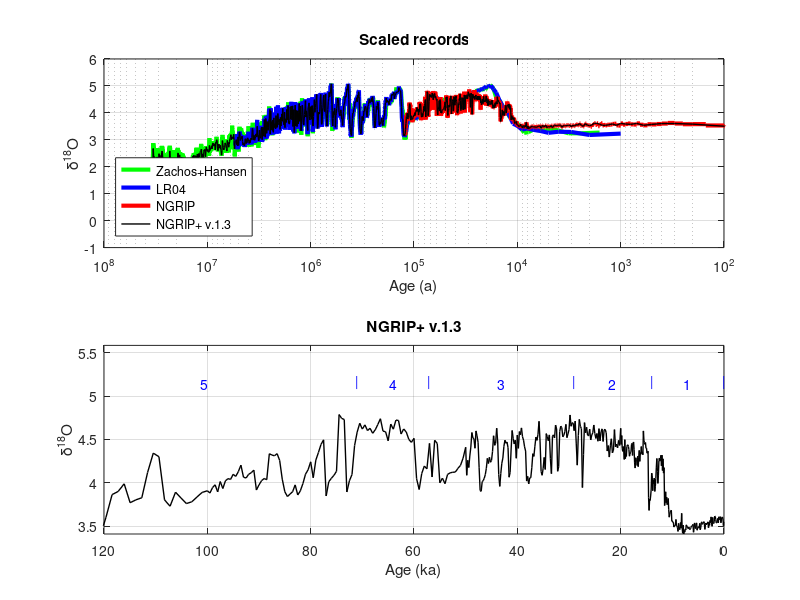

Here is the MATLAB script that generated this plot:
function [ ] = make_climatecurves()

%% Written by Ángel Rodés -- SUERC
% angelrodes@gmail.com
% 2018

% This script generates paleo-climate curves:
%  -Ages
%  -d18O: combined curves from NGRIP, LR04, Zachos et al. (2008) 
%    and Hansen et al. (2013), scaled to LR04 (Lisiecki & Raymo, 2005)
%  -MIS names and MIS start and end ages

% Version
climatecurves.ver='NGRIP+ v.1.3';

%% load LR04 data
% Lisiecki, L. E., and M. E. Raymo (2005), A Pliocene-
% Pleistocene stack of 57 globally distributed benthic d18O records, 
% Paleoceanography,20, PA1003, doi:10.1029/2004PA001071.
data=csvread('LR04.csv');
LR04.age=1000*data(:,1)';
LR04.d18O=data(:,2)';

%% load and scale NGRIP data
% North Greenland Ice Core Project members (2004)
% High-resolution record of Northern Hemisphere climate extending into the
% last interglacial period. Nature 431(7005):147-151. 
data=csvread('NGRIP.csv');
NGRIP.age=data(:,1)';
NGRIP.d8Otemp=data(:,2)';
p = polyfit(NGRIP.d8Otemp,interp1(LR04.age,LR04.d18O,NGRIP.age),1);
NGRIP.d18O=polyval(p,NGRIP.d8Otemp); % scale to LR04

%% Load an scale Zachos et al. (2008) and Hansen et al. (2013) data
% SOURCE: http://www.columbia.edu/~mhs119/Sensitivity+SL+CO2/Table.txt
% NAME OF DATA SET: Cenozoic Global Deep-Sea Stable Isotope Data
% LAST UPDATE: 10/2008 (Original receipt by WDC Paleo)
% CONTRIBUTOR: Jim Zachos, University of California, Santa Cruz
% IGBP PAGES/WDCA CONTRIBUTION SERIES NUMBER: 2008-098
% WDC PALEO CONTRIBUTION SERIES CITATION: 
% Zachos, J., et al. 2008.
% Cenozoic Global Deep-Sea Stable Isotope Data. 
% IGBP PAGES/World Data Center for Paleoclimatology 
% Data Contribution Series # 2008-098. 
% NOAA/NCDC Paleoclimatology Program, Boulder CO, USA.
data=csvread('Zachos2008Hansen2013.csv');
ZACHOS.age=1e6*data(:,1)';
ZACHOS.d8Otemp=data(:,2)';
p = polyfit(interp1(ZACHOS.age,ZACHOS.d8Otemp,LR04.age(LR04.age>min(ZACHOS.age))),LR04.d18O(LR04.age>min(ZACHOS.age)),1);
ZACHOS.d18O=polyval(p,ZACHOS.d8Otemp); % scale to LR04

%% combine curves
climatecurves.age=[NGRIP.age,LR04.age(LR04.age>max(NGRIP.age)),ZACHOS.age(ZACHOS.age>max(LR04.age))];
climatecurves.d18O=[NGRIP.d18O,LR04.d18O(LR04.age>max(NGRIP.age)),ZACHOS.d18O(ZACHOS.age>max(LR04.age))];

%% remove duplicated ages
[~,ia,~] = unique(climatecurves.age,'first');
climatecurves.age=climatecurves.age(ia);
climatecurves.d18O=climatecurves.d18O(ia);

%% simplify curve for cosmonuclide accumulation
% newages=[PALEO.age(PALEO.age<100e3),10.^(5:log10(1.005):log10(max(PALEO.age)))]; % 0.5% increase after 100ka
newages=[0:10:90,...
    100:100:20e3-100,...
    20e3:200:50e3-200,...
    50e3:500:1e5-200,...
    10.^(5:log10(1.01):log10(max(climatecurves.age)))]; % 1% increase after 100ka
newd18O=interp1(climatecurves.age,climatecurves.d18O,newages);
climatecurves.age=newages;
climatecurves.d18O=newd18O;

%% MIS names and ages
climatecurves.MISname=[{'1'},{'2'},{'3'},{'4'},{'5'},{'6'},{'7'},{'8'},{'9'},{'10'},{'11'},{'12'},{'13'},{'14'},{'15'},{'16'},{'17'},{'18'},{'19'},{'20'},{'21'},{'22'},{'23'},{'24'},{'25'},{'26'},{'27'},{'28'},{'29'},{'30'},{'31'},{'32'},{'33'},{'34'},{'35'},{'36'},{'37'},{'38'},{'39'},{'40'},{'41'},{'42'},{'43'},{'44'},{'45'},{'46'},{'47'},{'48'},{'49'},{'50'},{'51'},{'52'},{'53'},{'54'},{'55'},{'56'},{'57'},{'58'},{'59'},{'60'},{'61'},{'62'},{'63'},{'64'},{'65'},{'66'},{'67'},{'68'},{'69'},{'70'},{'71'},{'72'},{'73'},{'74'},{'75'},{'76'},{'77'},{'78'},{'79'},{'80'},{'81'},{'82'},{'83'},{'84'},{'85'},{'86'},{'87'},{'88'},{'89'},{'90'},{'91'},{'92'},{'93'},{'94'},{'95'},{'96'},{'97'},{'98'},{'99'},{'100'},{'101'},{'102'},{'103'},{'104'},{'G1'},{'G2'},{'G3'},{'G4'},{'G5'},{'G6'},{'G7'},{'G8'},{'G9'},{'G10'},{'G11'},{'G12'},{'G13'},{'G14'},{'G15'},{'G16'},{'G17'},{'G18'},{'G19'},{'G20'},{'G21'},{'G22'},{'K1'},{'K2'},{'KM1'},{'KM2'},{'KM3'},{'KM4'},{'KM5'},{'KM6'},{'M1'},{'M2'},{'MG1'},{'MG2'},{'MG3'},{'MG4'},{'MG5'},{'MG6'},{'MG7'},{'MG8'},{'MG9'},{'MG10'},{'MG11'},{'MG12'},{'Gi1'},{'Gi2'},{'Gi3'},{'Gi4'},{'Gi5'},{'Gi6'},{'Gi7'},{'Gi8'},{'Gi9'},{'Gi10'},{'Gi11'},{'Gi12'},{'Gi13'},{'Gi14'},{'Gi15'},{'Gi16'},{'Gi17'},{'Gi18'},{'Gi19'},{'Gi20'},{'Gi21'},{'Gi22'},{'Gi23'},{'Gi24'},{'Gi25'},{'Gi26'},{'Gi27'},{'Gi28'},{'Co1'},{'Co2'},{'Co3'},{'Co4'},{'CN1'},{'CN2'},{'CN3'},{'CN4'},{'CN5'},{'CN6'},{'CN7'},{'CN8'},{'N1'},{'N2'},{'N3'},{'N4'},{'N5'},{'N6'},{'N7'},{'N8'},{'N9'},{'N10'},{'NS1'},{'NS2'},{'NS3'},{'NS4'},{'NS5'},{'NS6'},{'Si1'},{'Si2'},{'Si3'},{'Si4'},{'Si5'},{'Si6'},{'ST1'},{'ST2'},{'ST3'},{'ST4'},{'T1'},{'T2'},{'T3'},{'T4'},{'T5'},{'T6'},{'T7'},{'T8'},{'TG1'},{'TG2'},{'TG3'},{'TG4'},{'TG5'},{'TG6'}];
climatecurves.MISend=1e3*[0,14,29,57,71,130,191,243,300,337,374,424,478,533,563,621,676,712,761,790,814,866,900,917,936,959,970,982,1014,1031,1062,1081,1104,1114,1141,1190,1215,1244,1264,1286,1304,1320,1344,1362,1383,1405,1424,1452,1469,1492,1510,1530,1547.5,1570,1585,1608,1628.5,1642.5,1670,1697.5,1715,1743,1758,1782,1802.5,1816,1826,1832.5,1849,1859.5,1875,1898,1915,1941,1965,1990,2017,2043,2088,2103,2125,2146,2168,2192,2207.5,2236,2250,2273,2291,2309,2333,2350,2373,2387,2407,2427,2452,2477,2494,2510,2540,2554,2575,2595,2614,2638,2652,2681,2690,2704,2730,2759,2777,2798,2820,2838,2858,2876,2893,2913,2937,2966,2982.5,2999,3025,3039,3055,3087,3097,3119,3150,3167,3184,3212,3238,3264,3312,3332,3347,3372,3387,3444,3471,3517,3532,3546,3566,3578,3592,3619,3637,3660,3676,3705,3719,3742,3752,3768,3798,3822,3835,3862,3879,3912,3923,3939,3952,3978,4007,4029,4048,4085,4098,4146,4175,4192,4211,4232,4259,4286,4303,4327,4335,4356,4371,4395,4420,4446,4457,4487,4508,4523,4538,4570,4587,4603,4622,4648,4658,4684,4702.5,4722.5,4737,4766,4778,4807,4821,4840,4860,4883,4904,4931,4952.5,4976,4985,5002,5016,5038,5070,5094,5116,5165,5188,5241,5266,5289,5301,5315];
climatecurves.MISstart=1e3*[14,29,57,71,130,191,243,300,337,374,424,478,533,563,621,676,712,761,790,814,866,900,917,936,959,970,982,1014,1031,1062,1081,1104,1114,1141,1190,1215,1244,1264,1286,1304,1320,1344,1362,1383,1405,1424,1452,1469,1492,1510,1530,1547.5,1570,1585,1608,1628.5,1642.5,1670,1697.5,1715,1743,1758,1782,1802.5,1816,1826,1832.5,1849,1859.5,1875,1898,1915,1941,1965,1990,2017,2043,2088,2103,2125,2146,2168,2192,2207.5,2236,2250,2273,2291,2309,2333,2350,2373,2387,2407,2427,2452,2477,2494,2510,2540,2554,2575,2595,2614,2638,2652,2681,2690,2704,2730,2759,2777,2798,2820,2838,2858,2876,2893,2913,2937,2966,2982.5,2999,3025,3039,3055,3087,3097,3119,3150,3167,3184,3212,3238,3264,3312,3332,3347,3372,3387,3444,3471,3517,3532,3546,3566,3578,3592,3619,3637,3660,3676,3705,3719,3742,3752,3768,3798,3822,3835,3862,3879,3912,3923,3939,3952,3978,4007,4029,4048,4085,4098,4146,4175,4192,4211,4232,4259,4286,4303,4327,4335,4356,4371,4395,4420,4446,4457,4487,4508,4523,4538,4570,4587,4603,4622,4648,4658,4684,4702.5,4722.5,4737,4766,4778,4807,4821,4840,4860,4883,4904,4931,4952.5,4976,4985,5002,5016,5038,5070,5094,5116,5165,5188,5241,5266,5289,5301,5315,5320];

% %% generate a paleotemperature curve (not used)
% temperatures=[-6,0]; % references for maximum d18O <115 ka and mean dO18 <100 a
% % see https://en.wikipedia.org/wiki/File:All_palaeotemps.png#Summary
% deltas=[max(PALEO.d18O(PALEO.age<115000)),mean(PALEO.d18O(PALEO.age<100))];
% p = polyfit(deltas,temperatures,1);
% PALEO.temp=polyval(p,PALEO.d18O);

% save climatecurves climatecurves
save('climatecurves.mat','climatecurves','-v7')

%% plot curves
figure('units','normalized','outerposition',[0 0.5 0.5 0.5],'Name','Climate proxy')
subplot(2,1,1)
hold on
% plot(climatecurves.age,climatecurves.d18O,'-','Color',[0.7 0.7 0.7],'LineWidth',3)
plot(ZACHOS.age,ZACHOS.d18O,'-g','LineWidth',3)
plot(LR04.age,LR04.d18O,'-b','LineWidth',3)
plot(NGRIP.age,NGRIP.d18O,'-r','LineWidth',3)
plot(climatecurves.age,climatecurves.d18O,'-','Color','k','LineWidth',1)
legend('Zachos+Hansen','LR04','NGRIP',climatecurves.ver,...
    'Location','southwest')
ylabel('\delta^{18}O')
set(gca, 'Xdir', 'reverse')
xlabel('Age (a)')
set(gca, 'XScale', 'log')
xlim([1e2 1e8])
box on 
grid on
title('Scaled records')

subplot(2,1,2)
hold on
plot(climatecurves.age/1e3,climatecurves.d18O,'-','Color','k','LineWidth',1)
for n=1:numel(climatecurves.MISend)
    text(climatecurves.MISend(n)/1e3,max(climatecurves.d18O),...
        '|',...
        'HorizontalAlignment','center','VerticalAlignment','bottom',...
        'Clipping', 'on','Color','b')
    text((climatecurves.MISend(n)/2+climatecurves.MISstart(n)/2)/1e3,max(climatecurves.d18O),...
        climatecurves.MISname(n),...
        'HorizontalAlignment','center','VerticalAlignment','bottom',...
        'Clipping', 'on','Color','b')
end
ylabel('\delta^{18}O')
xlabel('Age (ka)')
set(gca, 'Xdir', 'reverse')
% set(gca, 'XScale', 'log')
xlim([0 1.2e5/1e3])
ylim([min(climatecurves.d18O(climatecurves.age<1.2e5)) max(climatecurves.d18O)*1.1])
set (gca, 'Clipping', 'on');
box on
grid on
title(climatecurves.ver)

%figure(2000)
%subplot(2,1,1)
%hold on
%% plot(climatecurves.age,climatecurves.d18O,'-','Color',[0.7 0.7 0.7],'LineWidth',3)
%plot(ZACHOS.age,ZACHOS.d18O,'-g','LineWidth',2)
%plot(LR04.age,LR04.d18O,'-b','LineWidth',2)
%plot(NGRIP.age,NGRIP.d18O,'-r','LineWidth',2)
%plot(climatecurves.age,climatecurves.d18O,'-','Color','k','LineWidth',1)
%legend('Zachos+Hansen','LR04','NGRIP',climatecurves.ver,...
%    'Location','southeast')
%ylabel('\delta^{18}O')
%set(gca, 'Xdir', 'reverse')
%xlabel('Age (a)')
%set(gca, 'XScale', 'log')
%xlim([1e2 1e8])
%box on 
%grid on
%title('A')

end
